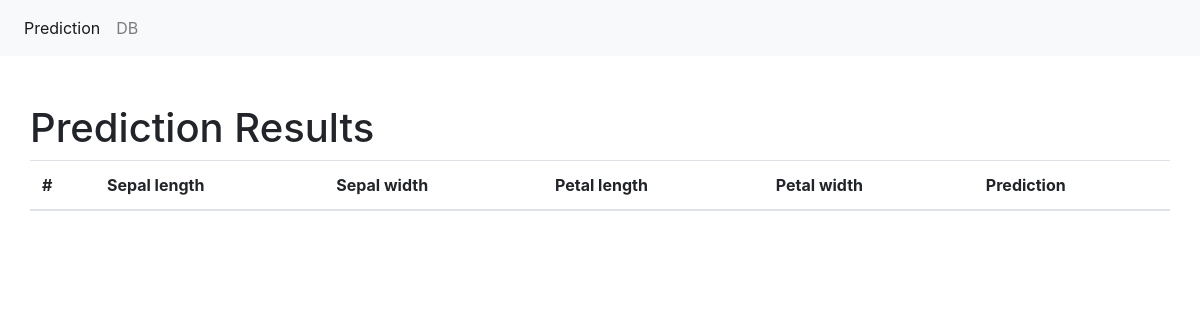
Before: /results/ with the older database file.
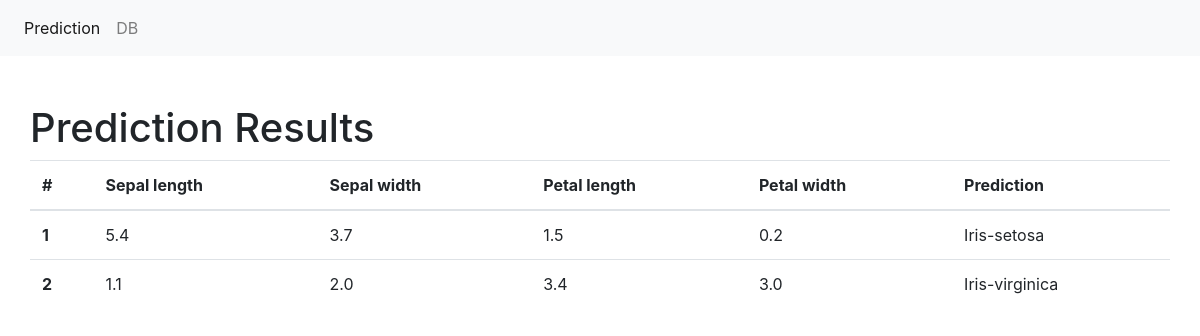
After: the same page with the newer database file.
### predict/models.py (models this page shows, shortened)
class PredResults(models.Model):
    sepal_length   = models.FloatField()
    sepal_width    = models.FloatField()
    petal_length   = models.FloatField()
    petal_width    = models.FloatField()
    classification = models.CharField(max_length=50)

### predict/views.py (the view)
# urls.py: path('results/', views.view_results, name='results'),
def view_results(request):
    data = {"dataset": PredResults.objects.all()}
    return render(request, "results.html", data)

### templates/results.html
{% extends "base.html" %}
{% block main %}
    <div class="container pt-5">
        <div class="row">
        <h1>Prediction Results</h1>
            <table class="table">
                <thead>
                <tr>
                <th scope="col">#</th>
                <th scope="col">Sepal length</th>
                <th scope="col">Sepal width</th>
                <th scope="col">Petal length</th>
                <th scope="col">Petal width</th>
                <th scope="col">Prediction</th>
                </tr>
                </thead>
                <tbody>
                {% for data in dataset %}
                    <tr>
                    <th scope="row">{{ data.id }}</th>
                    <td>{{ data.sepal_length }}</td>
                    <td>{{ data.sepal_width }}</td>
                    <td>{{ data.petal_length }}</td>
                    <td>{{ data.petal_width }}</td>
                    <td>{{ data.classification }}</td>
                    </tr>
                {% endfor %}
                </tbody>
            </table>
        </div>
    </div>
{% endblock %}

### templates/base.html (shortened to what this page needs)
<!doctype html>
<html lang="en">
    <head>
    <link rel="stylesheet" href="https://stackpath.bootstrapcdn.com/bootstrap/4.4.1/css/bootstrap.min.css">
    </head>
    <body>
    <nav class="navbar navbar-expand-lg navbar-light bg-light">
        <div class="collapse navbar-collapse" id="navbarSupportedContent">
            <ul class="navbar-nav mr-auto">
                <li class="nav-item active">
                    <a class="nav-link" href="/">Prediction <span class="sr-only">(current)</span></a>
                </li>
                <li class="nav-item">
                    <a class="nav-link" href="/results">DB</a>
                </li>
            </ul>
        </div>
    </nav>
    {% block main %}
    {% endblock %}
    </body>
</html>

Changed rows visible on the page:
added PredResults: id "1", sepal_length "5.4", sepal_width "3.7", petal_length "1.5", petal_width "0.2", classification "Iris-setosa"
added PredResults: id "2", sepal_length "1.1", sepal_width "2.0", petal_length "3.4", petal_width "3.0", classification "Iris-virginica"
